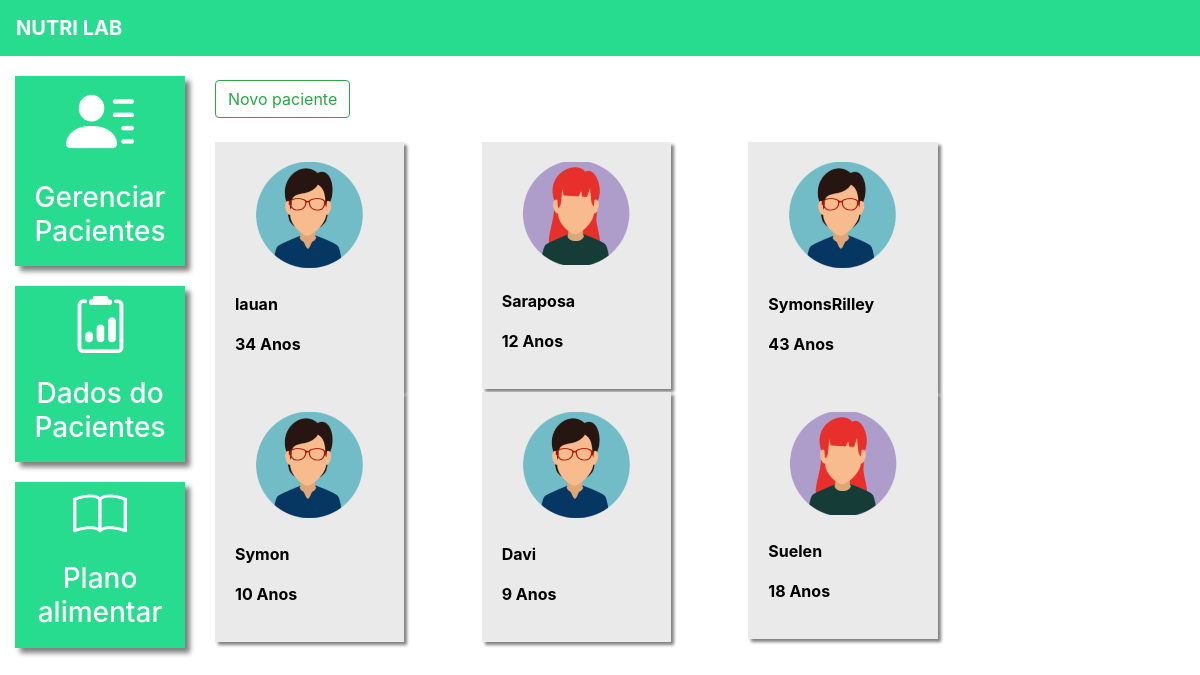
Page /pacientes/ (signed in) on the committed database.
### plataforma/models.py (models this page shows, shortened)
class Pacientes(models.Model):
    choices_sexo = (('F', 'Feminino'),
                    ('M', 'Maculino'))
    nome = models.CharField(max_length=50)
    sexo = models.CharField(max_length=1, choices=choices_sexo)
    idade = models.IntegerField()
    email = models.EmailField()
    telefone = models.CharField(max_length=19)
    nutri = models.ForeignKey(User, on_delete=models.CASCADE)

### plataforma/views.py (the view, shortened to what this page needs)
# urls.py: path('pacientes/', views.pacientes, name='pacientes'),
@login_required(login_url='/auth/logar/')
def pacientes(request):
    if request.method == "GET":
        pacientes = Pacientes.objects.filter(nutri=request.user)
        return render(request, 'pacientes.html', {'pacientes': pacientes})

### plataforma/templates/pacientes.html (shortened to what this page needs)
{% extends 'base_plataforma.html' %}
{% load static %}
{% block 'plataforma' %}
    <br>
    <button type="button" class="btn btn-outline-success" data-toggle="modal" data-target="#modal">
    Novo paciente
    </button>
    <br>
    <br>
    <div  class="row">
        {% for paciente in pacientes %}
            <div class="col-md-4">
                <a href="#" class="link-hover">
                    <div class="card-paciente">
                        <div class="foto-perfil">
                            {% if paciente.sexo == "M"%}
                                <img src="{% static 'plataforma/img/perfil2.png' %}">
                            {% else %}
                                <img src="{% static 'plataforma/img/perfil1.png' %}">
                            {% endif %}
                        </div>
                        <br>
                        <p class="dados">{{paciente.nome}}</p>
                        <p class="dados">{{paciente.idade}} Anos</p>
                    </div>
                </a>
            </div>
        {% endfor %}
    </div>
{% endblock%}

### templates/base_plataforma.html
{% extends 'base.html' %}
{% load static  %}
{% block 'head' %}
    <link rel="stylesheet" href="{% static 'plataforma/css/css.css' %}">
    <link rel="stylesheet" href="{% static 'plataforma/css/plano_alimentar.css' %}">
{% endblock %}
{% block 'body' %}
    <div class="container-fluid">
        <div class="row">
            <div class="col-md-2">
                <a href="{% url 'pacientes' %}" class="link-lateral">
                    <div class="card-lateral">
                        <img src="{% static 'plataforma/img/paciente.png' %}">
                        <br>
                        <br>
                        <h3>Gerenciar Pacientes</h3>
                    </div>
                </a>
                <a href="{% url 'dados_paciente_listar' %}" class="link-lateral">
                    <div class="card-lateral">
                        <img src="{% static 'plataforma/img/dados_paciente.png' %}">
                        <br>
                        <br>
                    <h3>Dados do Pacientes</h3>
                </div>
              </a>
              <a href="{% url 'plano_alimentar_listar' %}" class="link-lateral">
                <div class="card-lateral">
                    <img src="{% static 'plataforma/img/plano_alimentar.png' %}">
                    <br>
                    <br>
                    <h3>Plano alimentar</h3>
                </div>
              </a>
            </div>
            <div class="col-md-8">
                {% block 'plataforma' %}
                {% endblock %}
            </div>
        </div>
    </div>
{% endblock%}

### templates/base.html (shortened to what this page needs)
{% load static %}
<!DOCTYPE html>
<html lang="pt-BR">
  <head>
    {% block 'head' %}{% endblock %}
    <link
      rel="stylesheet"
      href="https://cdn.jsdelivr.net/npm/bootstrap@4.6.1/dist/css/bootstrap.min.css"
    />
  </head>
  <body>
    {% if user.is_authenticated %}
        <nav style="background-color: #27DB8F;" class="navbar navbar-expand-lg navbar-dark">
          <a style="font-weight: bold" class="navbar-brand" href="#">NUTRI LAB</a>
        </nav>
    {% endif %}
    {% block 'body' %}{% endblock %}
  </body>
</html>

### templates/static/plataforma/css/css.css (style rules this page uses)
.card-lateral { background-color: #27DB8F; margin-top: 20px; padding: 10px; color: white; font-weight: bold; text-decoration: none; text-align: center; box-shadow: 5px 5px 5px gray; }
.card-paciente { background-color: #EAEAEA; width: 80%; box-shadow: 3px 3px 3px gray; padding: 20px; color: black; }
.foto-perfil { text-align: center; }
.dados { font-weight: bold; }

### rows in the picture
Pacientes: nome "lauan", idade "34"
Pacientes: nome "Saraposa", idade "12"
Pacientes: nome "SymonsRilley", idade "43"
Pacientes: nome "Symon", idade "10"
Pacientes: nome "Davi", idade "9"
Pacientes: nome "Suelen", idade "18"
